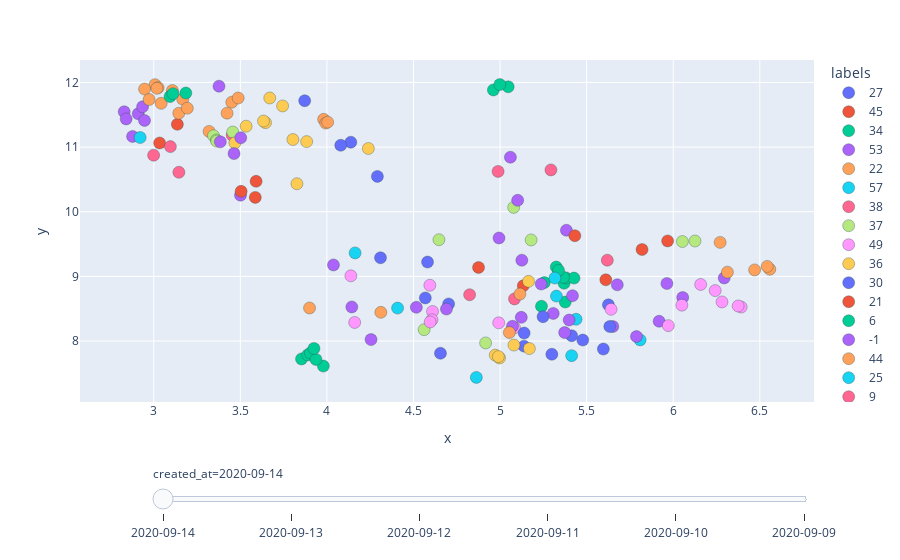

Write notebook code for a chart like this one.
### Code cell
fig = px.scatter(result, x="x", y="y",hover_name="headline", color = "labels", animation_frame="created_at")
fig["layout"].pop("updatemenus")
fig.update_traces(marker=dict(size=12,
                              line=dict(width=.35,
                                        color='DarkSlateGrey')),
                  selector=dict(mode='markers'))
fig.update_layout(
     height=800)
fig.show()
